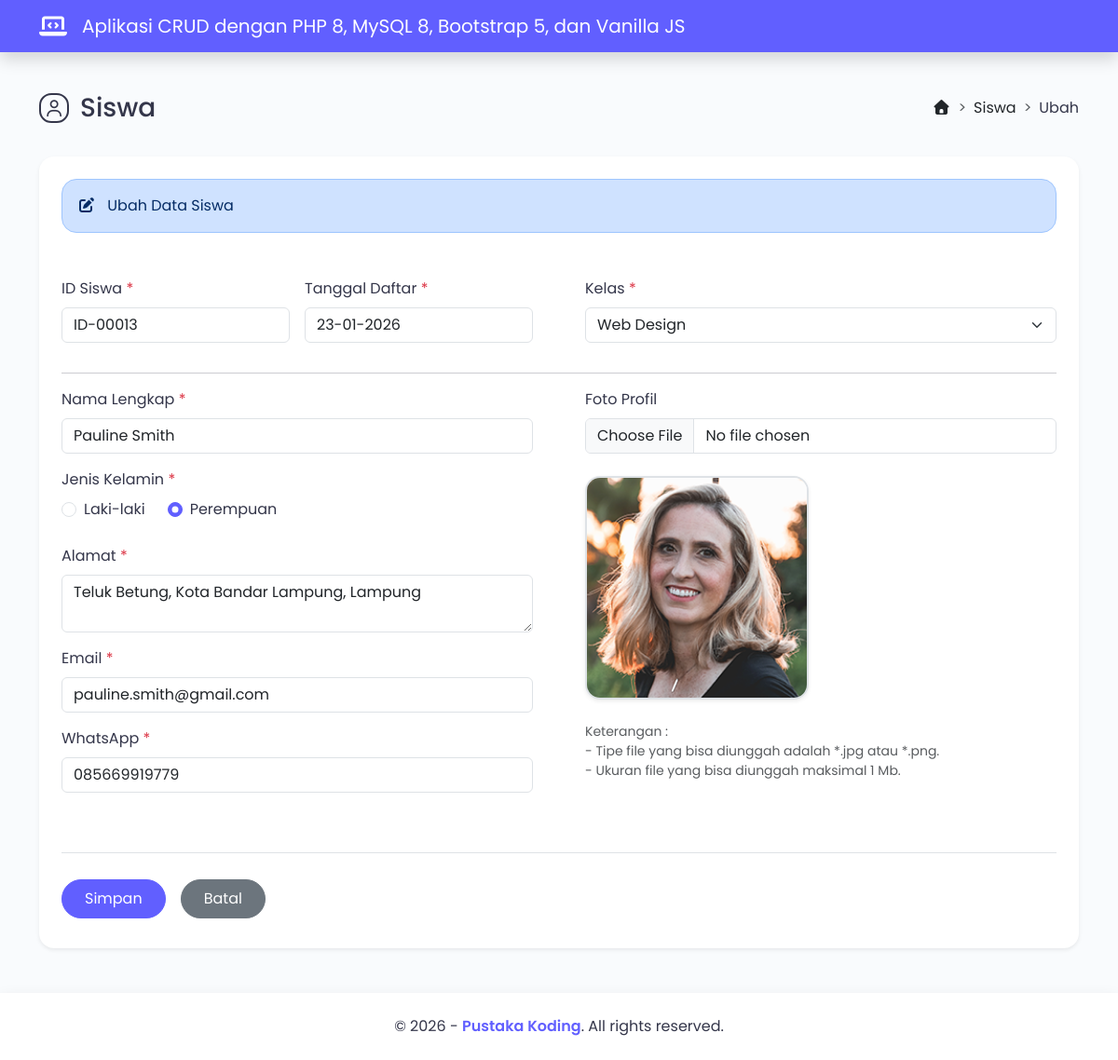
The page /?halaman=ubah&id=ID-00013 on the database its author committed.
### tables this page shows
CREATE TABLE `tbl_siswa` (
  `id_siswa` varchar(8) NOT NULL,
  `tanggal_daftar` date NOT NULL,
  `kelas` varchar(30) NOT NULL,
  `nama_lengkap` varchar(50) NOT NULL,
  `jenis_kelamin` enum('Laki-laki','Perempuan') NOT NULL,
  `alamat` varchar(255) NOT NULL,
  `email` varchar(50) NOT NULL,
  `whatsapp` varchar(13) NOT NULL,
  `foto_profil` varchar(100) NOT NULL
);

### form_ubah.php (the view, shortened to what this page needs)
<div class="d-flex flex-column flex-lg-row mt-5 mb-4">
    <div class="flex-grow-1 d-flex align-items-center">
        <i class="fa-regular fa-user icon-title"></i>
        <h3>Siswa</h3>
    </div>
    <div class="ms-5 ms-lg-0 pt-lg-2">
        <nav style="--bs-breadcrumb-divider: '>';" aria-label="breadcrumb">
            <ol class="breadcrumb">
                <li class="breadcrumb-item"><a href="https://pustakakoding.com/" class="text-dark text-decoration-none"><i class="fa-solid fa-house"></i></a></li>
                <li class="breadcrumb-item"><a href="?halaman=data" class="text-dark text-decoration-none">Siswa</a></li>
                <li class="breadcrumb-item" aria-current="page">Ubah</li>
            </ol>
        </nav>
    </div>
</div>
<?php
if (isset($_GET['id'])) {
    $id_siswa = $_GET['id'];
    $query = $mysqli->query("SELECT * FROM tbl_siswa WHERE id_siswa='$id_siswa'")
                            or die("Ada kesalahan pada query tampil data : {$mysqli->error}");
    $data = $query->fetch_assoc();
}
?>
<div class="bg-white rounded-4 shadow-sm p-4 mb-5">
    <div class="alert alert-primary rounded-4 mb-5" role="alert">
        <i class="fa-solid fa-pen-to-square me-2"></i> Ubah Data Siswa
    </div>
    <form action="proses_ubah.php" method="post" enctype="multipart/form-data" class="needs-validation" novalidate>
        <div class="row">
            <div class="col-xl-6">
                <div class="row g-0">
                    <div class="mb-3 col-xl-6 pe-xl-3">
                        <label class="form-label">ID Siswa <span class="text-danger">*</span></label>
                        <input type="text" name="id_siswa" class="form-control" value="<?= $data['id_siswa'] ?>" readonly>
                    </div>
                    <div class="mb-3 col-xl-6 pe-xl-3">
                        <label class="form-label">Tanggal Daftar <span class="text-danger">*</span></label>
                        <input type="text" name="tanggal_daftar" class="form-control datepicker" autocomplete="off" value="<?= date('d-m-Y', strtotime($data['tanggal_daftar'])) ?>" required>
                    </div>
                </div>
            </div>
            <div class="col-xl-6">
                <div class="mb-3 ps-xl-3">
                    <label class="form-label">Kelas <span class="text-danger">*</span></label>
                    <select name="kelas" class="form-select" autocomplete="off" required>
                        <option value="<?= $data['kelas'] ?>"><?= $data['kelas'] ?></option>
                    </select>
                </div>
            </div>
        </div>
        <hr class="mb-4-2">
        <div class="row">
            <div class="col-xl-6">
                <div class="mb-3 pe-xl-3">
                    <label class="form-label">Nama Lengkap <span class="text-danger">*</span></label>
                    <input type="text" name="nama_lengkap" class="form-control" autocomplete="off" value="<?= $data['nama_lengkap'] ?>" required>
                </div>
                <div class="mb-4 pe-xl-3">
                    <label class="form-label">Jenis Kelamin <span class="text-danger">*</span></label>
                    <br>
                    <div class="d-flex">
                        <?php
                        $jenis_kelamin = $data['jenis_kelamin'] ?? '';
                        ?>
                        <div class="form-check me-4">
                            <input type="radio" id="laki_laki" name="jenis_kelamin" class="form-check-input" value="Laki-laki" <?= ($jenis_kelamin === 'Laki-laki') ? 'checked' : '' ?> required>
                            <label class="form-check-label" for="laki_laki">Laki-laki</label>
                        </div>
                        <div class="form-check">
                            <input type="radio" id="perempuan" name="jenis_kelamin" class="form-check-input" value="Perempuan" <?= ($jenis_kelamin === 'Perempuan') ? 'checked' : '' ?> required>
                            <label class="form-check-label" for="perempuan">Perempuan</label>
                        </div>
                    </div>
                </div>
                <div class="mb-3 pe-xl-3">
                    <label class="form-label">Alamat <span class="text-danger">*</span></label>
                    <textarea name="alamat" rows="2" class="form-control" autocomplete="off" required><?= $data['alamat'] ?></textarea>
                </div>
                <div class="mb-3 pe-xl-3">
                    <label class="form-label">Email <span class="text-danger">*</span></label>
                    <input type="email" name="email" class="form-control" autocomplete="off" value="<?= $data['email'] ?>" required>
                </div>
                <div class="mb-3 pe-xl-3">
                    <label class="form-label">WhatsApp <span class="text-danger">*</span></label>
                    <input type="text" name="whatsapp" class="form-control" maxlength="13" autocomplete="off" onkeydown="return allowChars(event, '0123456789')" value="<?= $data['whatsapp'] ?>" required>
                </div>
            </div>
            <div class="col-xl-6">
                <div class="mb-3 ps-xl-3">
                    <label class="form-label">Foto Profil</label>
                    <input type="file" accept=".jpg, .jpeg, .png" id="image" name="foto" class="form-control" autocomplete="off">
                    <div class="mt-4">
                        <img id="preview-image" src="images/<?= basename($data['foto_profil']) ?>" class="border border-2 img-fluid rounded-4 shadow-sm" alt="Foto Profil" width="240" height="240" loading="lazy">
                    </div>
                    <div class="form-text mt-4">
                        Keterangan : <br>
                        - Tipe file yang bisa diunggah adalah *.jpg atau *.png. <br>
                        - Ukuran file yang bisa diunggah maksimal 1 Mb.
                    </div>
                </div>
            </div>
        </div>
        <div class="pt-4 pb-2 mt-5 border-top">
            <div class="d-grid gap-3 d-sm-flex justify-content-md-start pt-1">
                <input type="submit" name="simpan" value="Simpan" class="btn btn-primary rounded-pill py-2 px-4">
                <a href="?halaman=data" class="btn btn-secondary rounded-pill py-2 px-4">Batal</a>
            </div>
        </div>
    </form>
</div>

### assets/css/style.css (style rules this page uses)
body { font-family: poppins, sans-serif; background: #f9fbfd; color: #34364a; }
.icon-title { display: inline-flex; align-items: center; justify-content: center; color: #34364a; border: 2px solid #34364a; width: 18px; height: 18px; padding: 14px; font-size: 18px; border-radius: 41%; margin-right: 12px; margin-bottom: 8px; }
.btn-primary { --bs-btn-color: #fff; --bs-btn-bg: #615fff; --bs-btn-border-color: #615fff; --bs-btn-hover-color: #fff; --bs-btn-hover-bg: #4f39f6; --bs-btn-hover-border-color: #4f39f6; --bs-btn-focus-shadow-rgb: 49, 132, 253; --bs-btn-active-color: #fff; --bs-btn-active-bg: #4f39f6; --bs-btn-active-border-color: #4f39f6; --bs-btn-active-shadow: inset 0 3px 5px rgba(0, 0, 0, 0.125); --bs-btn-disabled-color: #fff; --bs-btn-disabled-bg: #615fff; --bs-btn-disabled-border-color: #615fff; }
.form-check-input:checked { background-color: #615fff; border-color: #615fff; }

### rows shown on the page
tbl_siswa: id_siswa "ID-00013", tanggal_daftar "23-01-2026", kelas "Web Design", nama_lengkap "Pauline Smith", jenis_kelamin "☐ Laki-laki", jenis_kelamin "☑ Perempuan", alamat "Teluk Betung, Kota Bandar Lampung, Lampung", email "pauline.smith@gmail.com", whatsapp "085669919779", foto_profil (picture)
